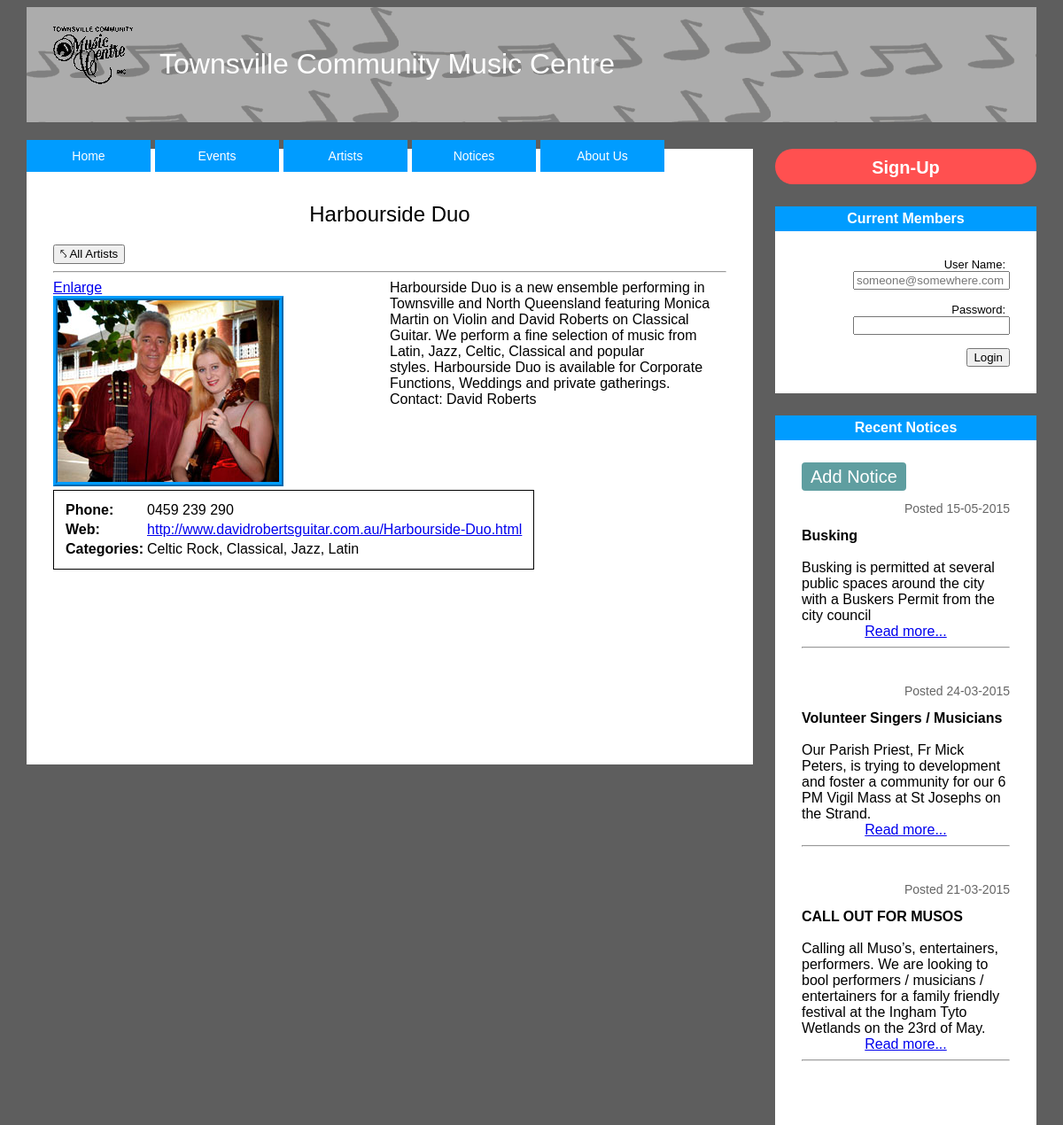
Screenshot of /artistInfo.php?artistID=2 with the database file from the repository.
### tables this page shows
CREATE TABLE "NOTICE" ("noticeID" INTEGER PRIMARY KEY AUTOINCREMENT, "userEmail" TEXT REFERENCES "USER" ("userEmail") ON DELETE CASCADE ON UPDATE CASCADE, "noticeDate" DATE, "noticeDesc" TEXT, "noticeExpire" DATE, "noticeLink" TEXT, "noticeImg" TEXT, "noticeTitle" TEXT, "noticeSummary" TEXT);

CREATE TABLE "ARTIST" ("artistID" INTEGER PRIMARY KEY AUTOINCREMENT, "artistDesc" TEXT, "artistPhone" TEXT, "artistEmail" TEXT, "artistWeb" TEXT, "artistImg" TEXT, "artistIsFeatured" VARCHAR, "artistGroup" TEXT, "artistSummary" TEXT);

CREATE TABLE "CATEGORY" ("categoryName" TEXT PRIMARY KEY);

### artistInfo.php (the view, shortened to what this page needs)
    <?php
        include "includes/headerALL.php";
        include "includes/phpFunctions.php";
    ?>
<div class="Content">
<?php
	$artistID = $_GET['artistID'];
    $sql = "SELECT * FROM ARTIST WHERE artistID='";
    $sql .= $artistID;
    $sql .= "';";
    $postType = $_POST['submitBttn'];
    if (($postType != 'Edit') && ($postType != 'Save') && ($postType != 'Add') && ($postType != 'Delete')) {
        foreach ($dbh->query($sql) as $row) {
            echo "<div id='artistInfoHeader'>";
            echo '<h2>' . $row['artistGroup'] . '</h2>';
            echo "<a href='artists.php'><button>&nwarhk; All Artists</button></a>";
            echo '<hr>';
            echo "</div>";
            echo "<div id='artistInfoMiddleLeft' style=' float:left; width:50%;'>";
            if ($row['artistImg'] != null) {
                echo "<label for='artistImg'><a href='images/" . $row['artistImg'] . "'>Enlarge</a></label>";
                echo "<br/>";
                echo "<img class='imgBorder' src='images/musosThumbnail/";
                echo $row['artistImg'];
                echo "' id='artistImg'/>";
            }
            else {
                echo "<img class='imgBorder' src='images/musosThumbnail/defaultThumbnail.png'/>";
            }
            echo "</div>";
                echo $row['artistDesc'];
            echo "<table style='padding:10px; border:solid 1px;'>";
            if ($row['artistPhone'] != null) {
                echo "<tr>";
                echo "<td><strong>Phone:</strong></td>";
                echo "<td>";
                echo $row['artistPhone'];
                echo "</td>";
                echo "</tr>";
            }
            if ($row['artistWeb'] != null) {
                echo "<tr>";
                echo "<td><strong>Web:</strong></td>";
                echo "<td>";
                echo "<a href='";
                echo $row['artistWeb'];
                echo "'>";
                echo $row['artistWeb'];
                echo "</a>";
                echo "</td>";
                echo "</tr>";
            }
                echo "<tr>";
                echo "<td><strong>Categories:</strong></td>";
                echo "<td>";
                $categorySql = "SELECT CATEGORY.categoryName FROM CATEGORY, ARTIST, ARTIST_CATEGORY WHERE CATEGORY.categoryName = ARTIST_CATEGORY.categoryName AND ARTIST_CATEGORY.artistID = ARTIST.artistID AND ARTIST.artistID = '". $artistID . "' GROUP BY CATEGORY.categoryName;";
                $count = 0;
                foreach($dbh->query($categorySql) as $category) {
                    $count = $count + 1;
                }
                foreach($dbh->query($categorySql) as $category) {
                    echo $category['categoryName'];
                    $count = $count-1;
                    if ($count != 0) {
                        echo ", ";
                    }
                }
                echo "</td>";
                echo "</tr>";
            echo "</table>";
            echo "<br>";
            echo "<br>";
            echo "<br>";
            echo "<br>";
            echo "<br>";
            echo "<br>";
            echo "<br>";
            echo "<br>";
            echo "<br>";
            echo "<br>";
        }
    }
?>
</div>
</body>
</html>

### includes/noticeFeeder.php
<?php
    echo "<div id='notice'>";
    echo "Recent Notices";
    echo "</div>";
    echo "<div id='notices'>";
    echo "<a id='submit' href='submitnotices.php'>Add Notice</a><br>";
    echo "<p>";
    $getAllNoticesSQL = 'SELECT noticeID, noticeTitle, noticeSummary, strftime( "%d-%m-%Y", date("noticeDate")) AS "theDate" FROM NOTICE ORDER BY date("noticeDate") DESC;';
    $noticeCount = 0;
    foreach($dbh->query($getAllNoticesSQL) as $notice) {
        if ($noticeCount < 3) {
            echo "<div class='noticeDates'>";
            echo "<p>Posted ";
            echo $notice['theDate'];
            echo "</p>";
            echo "</div>";
            echo "<strong>";
            echo $notice['noticeTitle'];
            echo "</strong>";
            echo "<br><br>";
            echo $notice['noticeSummary'];
            echo "<br />";
            echo "<div class='noticeLink'>";
            echo "<a href='notices.php?noticeID=";
            echo $notice['noticeID'];
            echo "&&submitBttn=showByID";
            echo "'>Read more...</a>";
            echo "</div>";
            echo "<hr>";
            echo "<br />";
            $noticeCount = $noticeCount + 1;
        }
    }
    echo "</p>";
    echo "</div>";
?>

### Stylesheet.css (style rules this page uses)
body { margin-left: auto; margin-right: auto; width: 1140px; background: #5E5E5E }
.Content { width: 760px; background-color: #FFF; font-family: Arial; text-align: left; font-style: normal; margin-right: 320px; padding-top: 40px; padding-left: 30px; padding-right: 30px; padding-bottom: 40px; }
h2 { text-align: center; font-weight: lighter; }
#notices { background-color: #FFF; font-family: Arial; padding-left: 30px; padding-right: 30px; padding-top: 30px; padding-bottom: 30px; }
label { padding-right: 5px; }
#notice { margin-top: 25px; font-family: Arial; text-align: center; background-color: #009CFF; color: #FFF; font-weight: bold; padding-top: 5px; padding-bottom: 5px; }
#submit { text-align: center; padding-top: 5px; padding-bottom: 5px; padding-left: 10px; padding-right: 10px; text-decoration: none; font-size: 20px; color: #FFF; background-color: cadetblue; border-radius: 4px }
.noticeDates { font-size: 14px; color: #666666; text-align: right; }
.imgBorder { border-style: ridge; border-color: #009CFF; border-width: thick; border-top-width: thick }
.noticeLink { text-align: center; }

### rows the page displays
notice: theDate "15-05-2015", noticeTitle "Busking", noticeSummary "Busking is permitted at several public spaces around the city with a Buskers Permit from the city council"
notice: theDate "24-03-2015", noticeTitle "Volunteer Singers / Musicians", noticeSummary "Our Parish Priest, Fr Mick Peters, is trying to development and foster a community for our 6 PM Vigil Mass at St Josephs on the Strand."
notice: theDate "21-03-2015", noticeTitle "CALL OUT FOR MUSOS", noticeSummary "Calling all Muso’s, entertainers, performers. We are looking to bool performers / musicians / entertainers for a family friendly festival at the Ingham Tyto Wetlands on the 23rd of May."
artist: artistGroup "Harbourside Duo", artistImg (picture), artistDesc "Harbourside Duo is a new ensemble performing in Townsville and North Queensland featuring Monica Martin on Violin and David Roberts on Classical Guitar. We perform a fine selection of music from Latin, Jazz, Celtic, Classical and popular styles. Harbourside Duo is available for Corporate Functions, Weddings and private gatherings. Contact: David Roberts", artistPhone "0459 239 290", artistWeb "http://www.davidrobertsguitar.com.au/Harbourside-Duo.html"
category: categoryName "Celtic Rock"
category: categoryName "Classical"
category: categoryName "Jazz"
category: categoryName "Latin"
